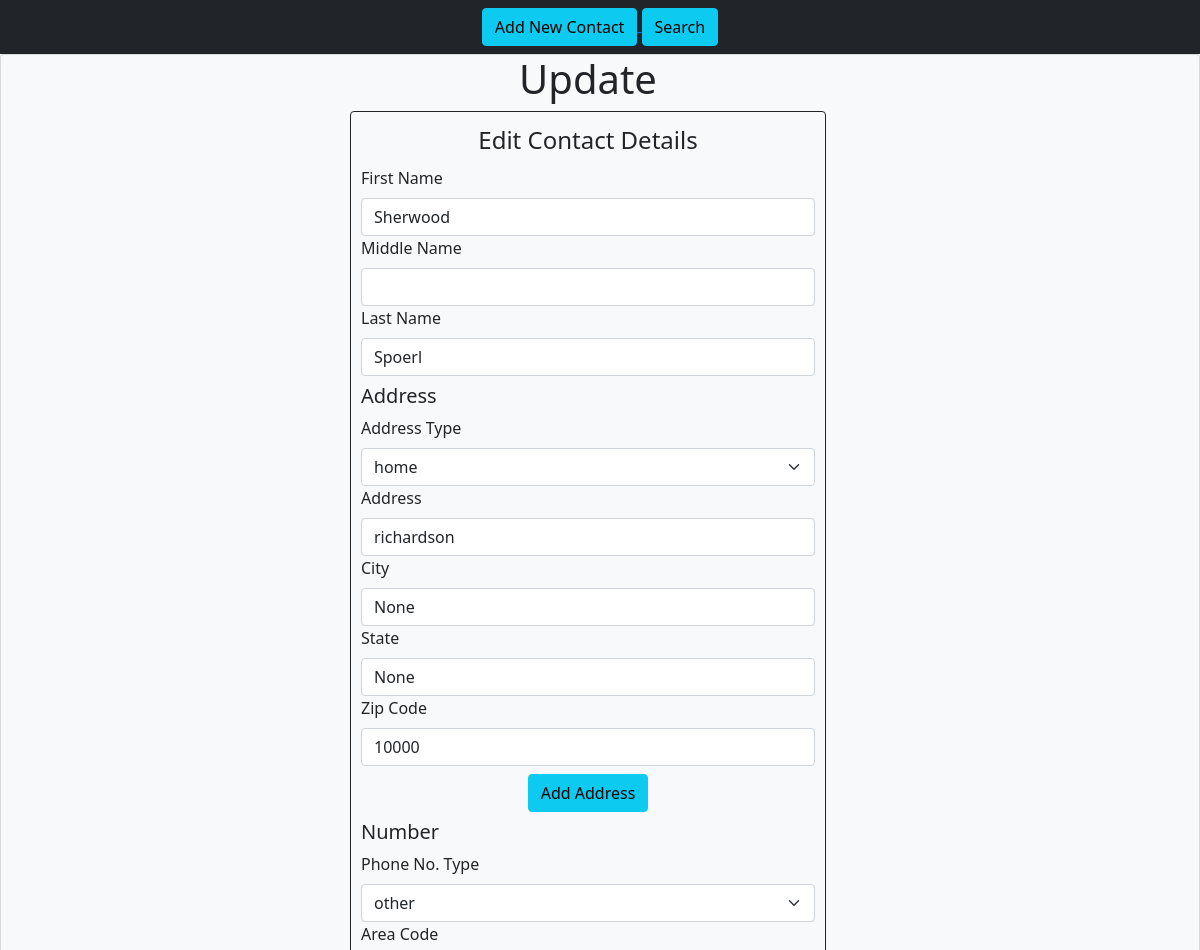
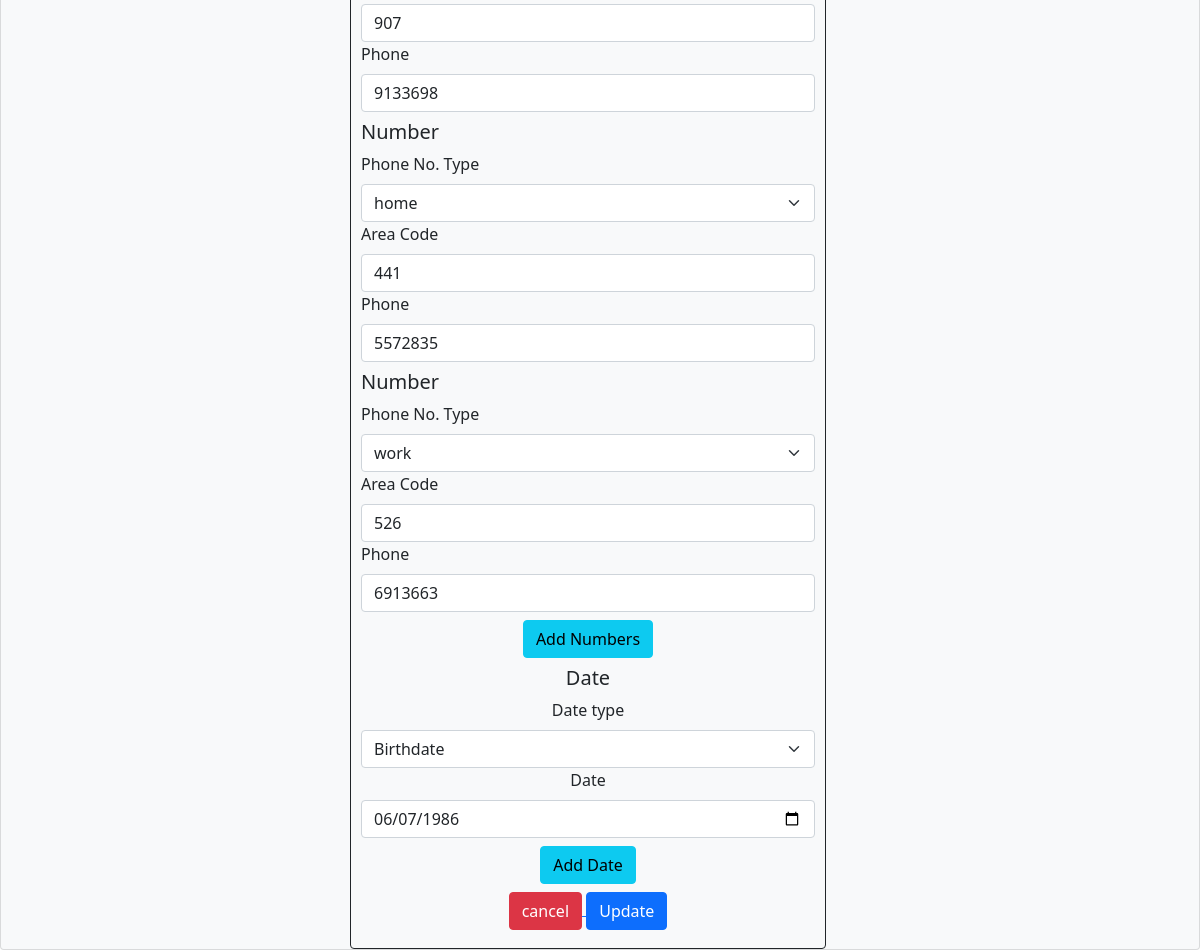
Page /edit/2/ on the committed database (2 pictures, top to bottom).
### crudapp/models.py (models this page shows)
class Contact(models.Model):
    fname = models.CharField(max_length=100)
    mname = models.CharField(max_length=100, blank=True, null=True)
    lname = models.CharField(max_length=100)
    class Meta:
        db_table = "contact"

class Address(models.Model):
    address_choice = [("home", "home"), ("work", "work"), ("other", "other")]
    contact = models.ForeignKey(
        Contact, on_delete=models.CASCADE, related_name="addresscontact"
    )
    address_type = models.CharField(
        choices=address_choice, blank=True, null=True, max_length=20
    )
    address = models.CharField(max_length=500, blank=True, null=True)
    city = models.CharField(max_length=100, blank=True, null=True)
    state = models.CharField(max_length=20, blank=True, null=True)
    zipcode = models.BigIntegerField(
        max_length=5,
        validators=[MinValueValidator(10000), MaxValueValidator(99999)],
        blank=True,
        null=True,
    )
    class Meta:
        db_table = "address"

class Phone(models.Model):
    phone_choices = [("home", "home"), ("work", "work"), ("other", "other")]
    contact = models.ForeignKey(
        Contact, on_delete=models.CASCADE, related_name="phonecontact"
    )
    phone_type = models.CharField(
        choices=phone_choices, null=True, blank=True, max_length=20
    )
    area_code = models.BigIntegerField(
        validators=[MinValueValidator(100), MaxValueValidator(999)],
        blank=True,
        null=True,
    )
    number = models.BigIntegerField(
        validators=[MinValueValidator(1000000), MaxValueValidator(9999999)],
        blank=True,
        null=True,
    )
    class Meta:
        db_table = "phone"

class Date(models.Model):
    date_choices = [
        ("birthday", "birthday"),
        ("aniversary", "aniversary"),
        ("other", "other")
    ]
    contact = models.ForeignKey(
        Contact, on_delete=models.CASCADE, related_name="datecontact"
    )
    date_type = models.CharField(choices=date_choices, null=True, max_length=21)
    date = models.DateField(null=True)
    class Meta:
        db_table = "date"

### crudapp/views.py (the view, shortened to what this page needs)
# urls.py: path("edit/<int:pk>/", views.updateView.as_view(), name="editView"),
class updateView(View):
    def get(self, request, pk):
        address = Address.objects.filter(contact=pk)
        contact = Contact.objects.get(pk=pk)
        phone = Phone.objects.filter(contact=pk)
        date = Date.objects.filter(contact=pk)
        context = {
            'cform': contact,
            'aform': address,
            'pform': phone,
            'dform': date,
        }
        return render(request, 'update.html', context)

### crudapp/templates/update.html (shortened to what this page needs)
<!DOCTYPE html>
<html lang="en">
<head>
    <link href="https://cdn.jsdelivr.net/npm/bootstrap@5.1.3/dist/css/bootstrap.min.css" rel="stylesheet"
 />
</head>
<nav class="navbar navbar-dark bg-dark justify-content-md-center">
      <div class="m-20 text-center ">
        <a href="/">
          <button type="button" class="btn btn-info">Add New Contact</button>
        </a>
        <a href="/search">
          <button type="button" class="btn btn-info">Search</button>
        </a>
      </div>
</nav>
<body>
    <div class="card bg-light mt-10">
        <div class="row justify-content-center container-fluid ">
            <h1 style="text-align: center">Update </h1>
            <form class="" style="width: 500px" method="POST" class="mx-auto">
                <fieldset class="border border-dark rounded mt-auto w-auto" style="padding:10px">
                    <legend class="text-center ">Edit Contact Details</legend>
                <div id="name_container">
                    <div class="">
                        <label class="form-label">First Name</label>
                        <input type="text" name="fname" maxlength="120" required="" id="id_fname" class="form-control"
                            value="{{cform.fname}}" />
                    </div>
                    <div class="">
                        <label class="form-label">Middle Name</label>
                        <input type="text" name="mname" maxlength="120" id="id_mname" class="form-control"
                            value="{{cform.mname}}" />
                    </div>
                    <div class="">
                        <label class="form-label">Last Name</label>
                        <input type="text" name="lname" maxlength="120" required="" id="id_lname" class="form-control"
                            value="{{cform.lname}}" />
                    </div>
                </div>
                <div id="address_for_loop">
                    {% for obj in aform %}
                    <h5 class="my-2"> Address </h5>
                    <div class="">
                        <label class="form-label">Address Type</label>
                        <select class="form-select" aria-label="Select" name="address_type" id="address_type">
                            <option value="{{obj.address_type}}" selected> {{obj.address_type}}</option>Select</option>
                        </select>
                    </div>
                    <div class="">
                        <label class="form-label">Address</label>
                        <input type="text" name="address" maxlength="120" id="id_street" class="form-control"
                            value="{{obj.address}}" placeholder="Enter street address" />
                    </div>
                    <div class="">
                        <label class="form-label">City</label>
                        <input type="text" name="city" maxlength="120" id="id_city" class="form-control"
                            value="{{obj.city}}" placeholder="Enter city" />
                    </div>
                    <div class="">
                        <label class="form-label">State</label>
                        <input type="text" name="state" maxlength="120" id="id_state" class="form-control"
                            value="{{obj.state}}" placeholder="Enter state" />
                    </div>
                    <div class="">
                        <label class="form-label">Zip Code</label>
                        <input type="number" name="zipcode" maxlength="120" id="zipcode" class="form-control" step="1"
                            min="10000" max="99999" value="{{obj.zipcode}}" placeholder="Enter zip code" />
                    </div>
                    {% endfor %}
                </div>
                <div class="my-2 text-center">
                    <button class="btn btn-info" id="address_btn">
                        Add Address
                    </button>
                </div>
                <div id="number_for_loop">
                    {% for obj in pform %}
                    <h5 class="my-2"> Number </h5>
                    <div class="">
                        <label class="form-label">Phone No. Type</label>
                        <select class="form-select" aria-label="Select" name="phone_type" id="phone_type">
                            <option value="{{obj.phone_type}}" selected>{{obj.phone_type}}</option>Select</option>
                        </select>
                    </div>
                    <div class="">
                        <label class="form-label">Area Code</label>
                        <input type="number" name="area_code" maxlength="120" id="area_code" class="form-control"
                            step="1" value="{{obj.area_code}}" min="100" max="999" />
                    </div>
                    <div class="">
                        <label class="form-label">Phone</label>
                        <input type="number" class="form-control" id="phone" name="phone" placeholder="Enter Phone"
                            pattern="[0-9]{7}" value="{{obj.number}}">
                    </div>
                    {% endfor %}
                </div>
                <div class="my-2 text-center">
                    <div class="my-2 text-center">
                        <button class="btn btn-info" id="number_btn">Add Numbers</button>
                    </div>
                    <div id="date_for_loop">
                        {% for obj in dform %}
                        <h5 class="my-2">
                         Date </h5>
                        <div class="">
                            <label class="form-label">Date type</label>
                            <select class="form-select" aria-label="Default select example" id="date_type"
                                name="date_type">
                                <option value="{{obj.date_type}}" selected>{{obj.date_type}}</option>Select</option>
                            </select>
                        </div>
                        <div class="">
                            <label class="form-label">Date</label> <br>
                                <input type="date" class="form-control" id="date" name="date" placeholder="Enter Date"
                    value="{{obj.date|date:"Y-m-d" }}">
                        </div>
                        {% endfor %}
                    </div>
                    <button class="btn btn-info mt-2" id="date_btn">Add Date</button>
                </div>
                <div class="my-2 text-center">
                    <a href="/search">
                        <button type="button" class="btn btn-danger ">cancel</button>
                    </a>
                    <button type="submit" class="btn btn-primary">Update</button>
                </div>
                </fieldset>
            </form>
        </div>
    </div>
</body>
</html>

### rows in the picture
Contact: fname "Sherwood", lname "Spoerl"
Address: address_type "home", address "richardson", city "None", state "None", zipcode "10000"
Phone: phone_type "other", area_code "907", phone "9133698"
Phone: phone_type "home", area_code "441", phone "5572835"
Phone: phone_type "work", area_code "526", phone "6913663"
Date: date_type "Birthdate", date "06/07/1986"
